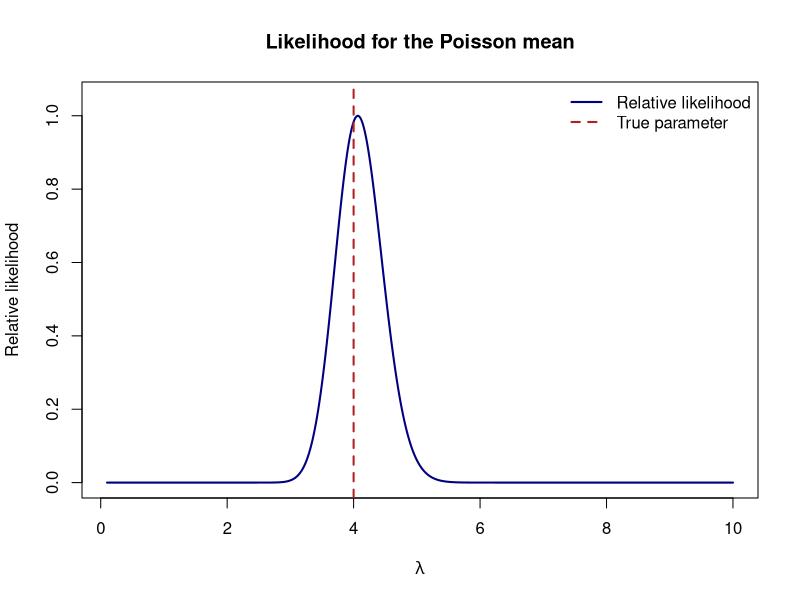
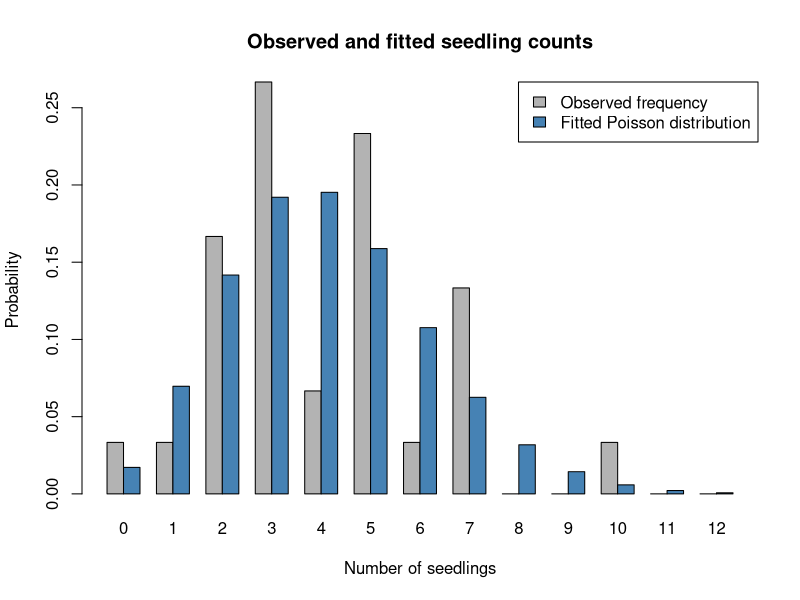
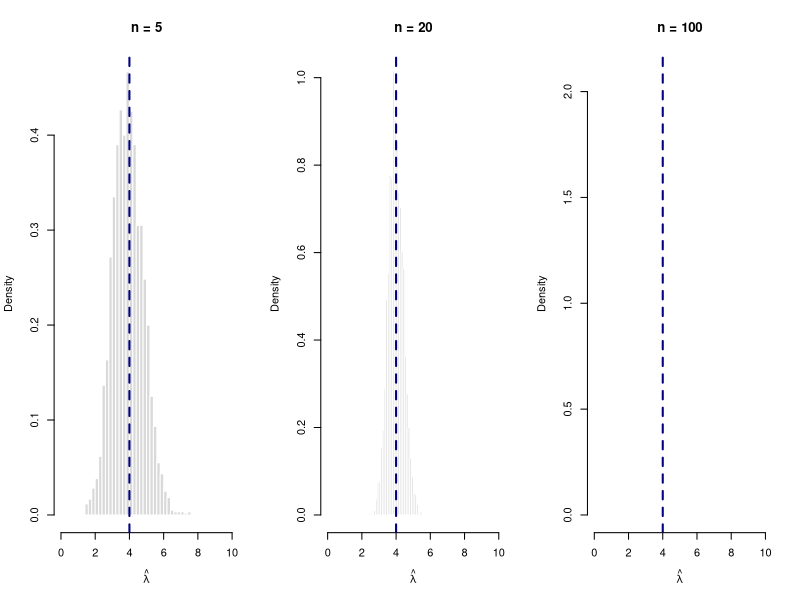
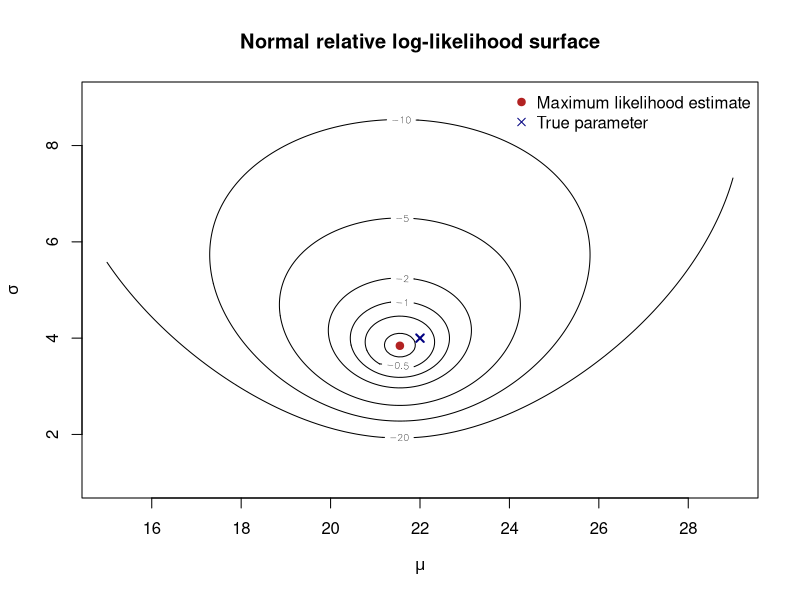
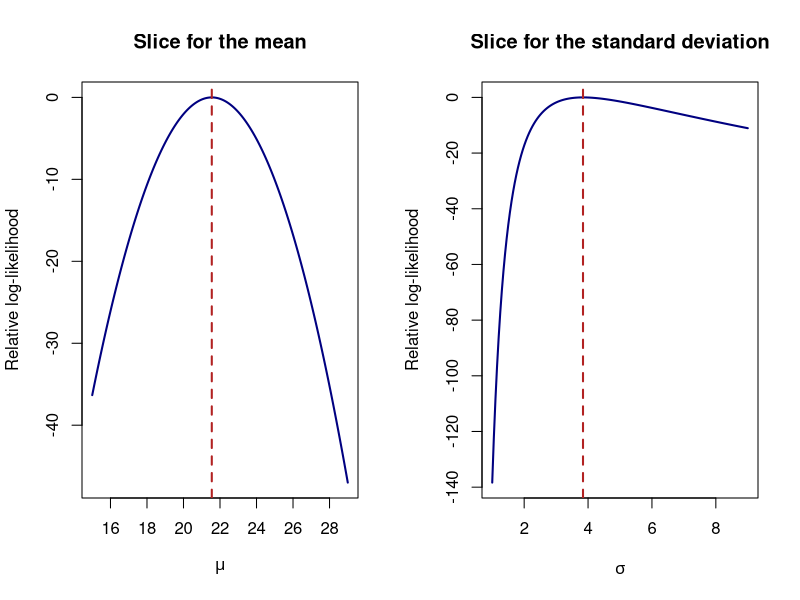
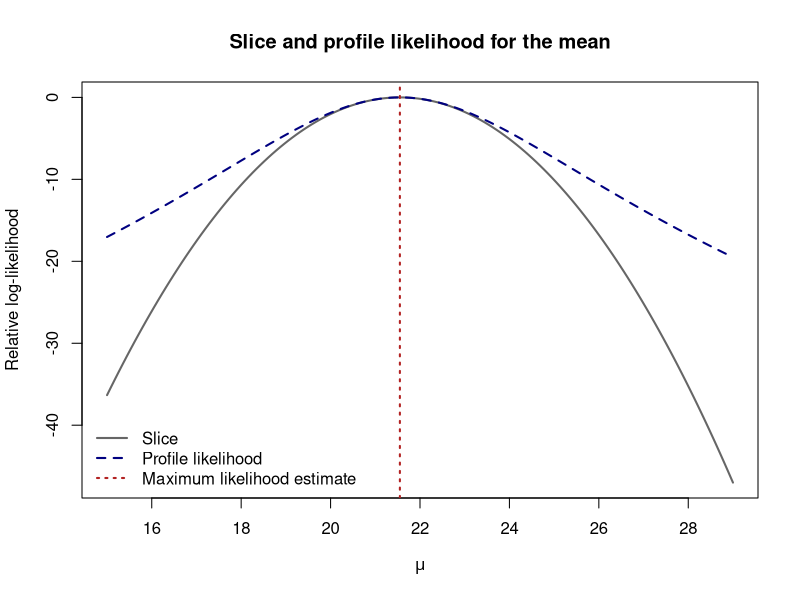
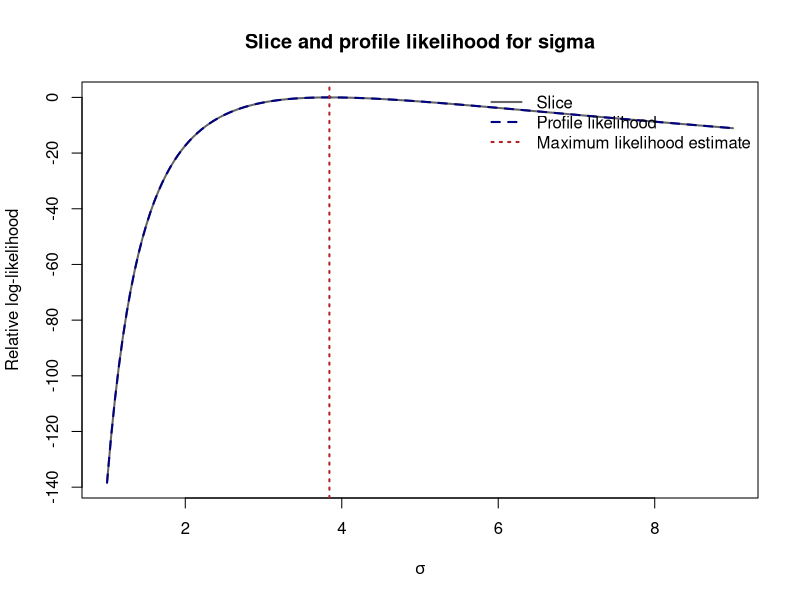
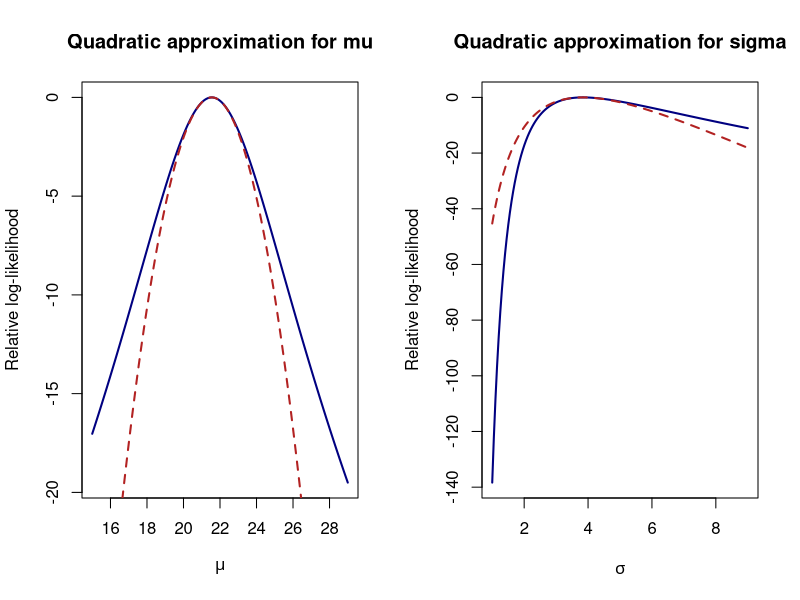

These charts were generated, in order, by the following R code: (Note: this script raises an error after producing the figures.)
## ---- chunk 1
set.seed(1)

true_lambda = 4
n_quadrats = 30

seedling_counts = rpois(
  n = n_quadrats,
  lambda = true_lambda
)

seedling_counts
## ---- chunk 2
poisson_likelihood = function(lambda, data) {
  if (lambda <= 0) {
    return(0)
  }

  prod(
    dpois(
      data,
      lambda = lambda
    )
  )
}

poisson_log_likelihood = function(lambda, data) {
  if (lambda <= 0) {
    return(-Inf)
  }

  sum(
    dpois(
      data,
      lambda = lambda,
      log = TRUE
    )
  )
}
## ---- chunk 3
poisson_likelihood(
  lambda = true_lambda,
  data = seedling_counts
)

poisson_log_likelihood(
  lambda = true_lambda,
  data = seedling_counts
)
## ---- chunk 4
lambda_grid = seq(
  0.1,
  10,
  length.out = 500
)

poisson_loglik_values = sapply(
  lambda_grid,
  poisson_log_likelihood,
  data = seedling_counts
)

poisson_relative_likelihood = exp(
  poisson_loglik_values -
    max(poisson_loglik_values)
)

plot(
  lambda_grid,
  poisson_relative_likelihood,
  type = "l",
  lwd = 2,
  col = "navy",
  xlab = expression(lambda),
  ylab = "Relative likelihood",
  main = "Likelihood for the Poisson mean",
  ylim = c(0, 1.05)
)

abline(
  v = true_lambda,
  col = "firebrick",
  lwd = 2,
  lty = 2
)

legend(
  "topright",
  legend = c("Relative likelihood", "True parameter"),
  col = c("navy", "firebrick"),
  lwd = 2,
  lty = c(1, 2),
  bty = "n"
)
## ---- chunk 5
poisson_negative_log_likelihood = function(
    log_lambda,
    data
) {
  lambda = exp(log_lambda)

  -sum(
    dpois(
      data,
      lambda = lambda,
      log = TRUE
    )
  )
}
## ---- chunk 6
poisson_fit = optim(
  par = log(3),
  fn = poisson_negative_log_likelihood,
  data = seedling_counts,
  method = "BFGS",
  hessian = TRUE
)

poisson_fit
## ---- chunk 7
poisson_fit$convergence
## ---- chunk 8
lambda_hat_optim = exp(
  poisson_fit$par
)

lambda_hat_mom = mean(seedling_counts)

c(
  true_lambda = true_lambda,
  method_of_moments = lambda_hat_mom,
  maximum_likelihood = lambda_hat_optim
)
## ---- chunk 9
poisson_support = 0:max(
  c(
    seedling_counts,
    qpois(
      0.999,
      lambda = lambda_hat_optim
    )
  )
)

observed_mass = as.numeric(
  prop.table(
    table(
      factor(
        seedling_counts,
        levels = poisson_support
      )
    )
  )
)

fitted_mass = dpois(
  poisson_support,
  lambda = lambda_hat_optim
)

barplot(
  rbind(
    observed_mass,
    fitted_mass
  ),
  beside = TRUE,
  names.arg = poisson_support,
  col = c("grey70", "steelblue"),
  xlab = "Number of seedlings",
  ylab = "Probability",
  legend.text = c(
    "Observed frequency",
    "Fitted Poisson distribution"
  ),
  args.legend = list(x = "topright"),
  main = "Observed and fitted seedling counts"
)
## ---- chunk 10
set.seed(10)

true_mu_normal = 22
true_sigma_normal = 4
n_trees_normal = 25
B = 5000

normal_variance_mles = replicate(
  B,
  {
    heights = rnorm(
      n = n_trees_normal,
      mean = true_mu_normal,
      sd = true_sigma_normal
    )

    height_mean = mean(heights)

    mean(
      (heights - height_mean)^2
    )
  }
)

normal_variance_unbiased = replicate(
  B,
  {
    heights = rnorm(
      n = n_trees_normal,
      mean = true_mu_normal,
      sd = true_sigma_normal
    )

    var(heights)
  }
)

normal_variance_results = rbind(
  true_variance = true_sigma_normal^2,
  average_mle = mean(normal_variance_mles),
  average_unbiased_estimate =
    mean(normal_variance_unbiased),
  bias_of_mle =
    mean(normal_variance_mles) -
    true_sigma_normal^2,
  bias_of_unbiased_estimator =
    mean(normal_variance_unbiased) -
    true_sigma_normal^2,
  variance_of_mle = var(normal_variance_mles),
  variance_of_unbiased_estimator =
    var(normal_variance_unbiased)
)

round(normal_variance_results, 3)
## ---- chunk 11
set.seed(11)

consistency_sample_sizes = c(5, 20, 100)
B_consistency = 3000

par(mfrow = c(1, 3))

for (sample_size in consistency_sample_sizes) {
  estimates = replicate(
    B_consistency,
    mean(
      rpois(
        sample_size,
        lambda = true_lambda
      )
    )
  )

  hist(
    estimates,
    breaks = 30,
    probability = TRUE,
    xlim = c(0, 10),
    col = "grey85",
    border = "white",
    main = paste("n =", sample_size),
    xlab = expression(hat(lambda))
  )

  abline(
    v = true_lambda,
    col = "navy",
    lwd = 2,
    lty = 2
  )
}

par(mfrow = c(1, 1))
## ---- chunk 12
set.seed(20)

true_mu_surface = 22
true_sigma_surface = 4
n_trees_surface = 25

tree_heights_surface = rnorm(
  n = n_trees_surface,
  mean = true_mu_surface,
  sd = true_sigma_surface
)
## ---- chunk 13
normal_log_likelihood = function(
    mu,
    sigma,
    data
) {
  if (sigma <= 0) {
    return(-Inf)
  }

  sum(
    dnorm(
      data,
      mean = mu,
      sd = sigma,
      log = TRUE
    )
  )
}
## ---- chunk 14
normal_negative_log_likelihood = function(
    par,
    data
) {
  mu = par[1]
  sigma = exp(par[2])

  -normal_log_likelihood(
    mu = mu,
    sigma = sigma,
    data = data
  )
}

normal_fit = optim(
  par = c(
    mu = mean(tree_heights_surface),
    log_sigma = log(sd(tree_heights_surface))
  ),
  fn = normal_negative_log_likelihood,
  data = tree_heights_surface,
  method = "BFGS",
  hessian = TRUE
)

normal_mu_hat = normal_fit$par[1]
normal_sigma_hat = exp(normal_fit$par[2])

c(
  true_mu = true_mu_surface,
  estimated_mu = normal_mu_hat,
  true_sigma = true_sigma_surface,
  estimated_sigma = normal_sigma_hat
)
## ---- chunk 15
mu_grid = seq(
  15,
  29,
  length.out = 160
)

sigma_grid = seq(
  1,
  9,
  length.out = 160
)

normal_loglik_surface = outer(
  mu_grid,
  sigma_grid,
  Vectorize(
    function(mu, sigma) {
      normal_log_likelihood(
        mu = mu,
        sigma = sigma,
        data = tree_heights_surface
      )
    }
  )
)

normal_relative_loglik_surface =
  normal_loglik_surface -
  max(normal_loglik_surface)
## ---- chunk 16
contour(
  mu_grid,
  sigma_grid,
  normal_relative_loglik_surface,
  levels = c(-20, -10, -5, -2, -1, -0.5, -0.1),
  xlab = expression(mu),
  ylab = expression(sigma),
  main = "Normal relative log-likelihood surface"
)

points(
  normal_mu_hat,
  normal_sigma_hat,
  pch = 19,
  col = "firebrick"
)

points(
  true_mu_surface,
  true_sigma_surface,
  pch = 4,
  col = "navy",
  lwd = 2
)

legend(
  "topright",
  legend = c(
    "Maximum likelihood estimate",
    "True parameter"
  ),
  pch = c(19, 4),
  col = c("firebrick", "navy"),
  bty = "n"
)
## ---- chunk 17
normal_mu_slice = sapply(
  mu_grid,
  function(mu) {
    normal_log_likelihood(
      mu = mu,
      sigma = normal_sigma_hat,
      data = tree_heights_surface
    )
  }
)

normal_sigma_slice = sapply(
  sigma_grid,
  function(sigma) {
    normal_log_likelihood(
      mu = normal_mu_hat,
      sigma = sigma,
      data = tree_heights_surface
    )
  }
)

normal_loglik_max = normal_log_likelihood(
  mu = normal_mu_hat,
  sigma = normal_sigma_hat,
  data = tree_heights_surface
)
## ---- chunk 18
par(mfrow = c(1, 2))

plot(
  mu_grid,
  normal_mu_slice - normal_loglik_max,
  type = "l",
  lwd = 2,
  col = "navy",
  xlab = expression(mu),
  ylab = "Relative log-likelihood",
  main = "Slice for the mean"
)

abline(
  v = normal_mu_hat,
  col = "firebrick",
  lty = 2,
  lwd = 2
)

plot(
  sigma_grid,
  normal_sigma_slice - normal_loglik_max,
  type = "l",
  lwd = 2,
  col = "navy",
  xlab = expression(sigma),
  ylab = "Relative log-likelihood",
  main = "Slice for the standard deviation"
)

abline(
  v = normal_sigma_hat,
  col = "firebrick",
  lty = 2,
  lwd = 2
)

par(mfrow = c(1, 1))
## ---- chunk 19
normal_profile_mu = function(
    mu,
    data
) {
  profile_fit = optimize(
    f = function(log_sigma) {
      -normal_log_likelihood(
        mu = mu,
        sigma = exp(log_sigma),
        data = data
      )
    },
    interval = log(c(0.1, 50))
  )

  list(
    log_likelihood = -profile_fit$objective,
    sigma = exp(profile_fit$minimum)
  )
}

normal_mu_profile_results = lapply(
  mu_grid,
  normal_profile_mu,
  data = tree_heights_surface
)

normal_mu_profile_loglik = vapply(
  normal_mu_profile_results,
  function(result) result$log_likelihood,
  numeric(1)
)
## ---- chunk 20
plot(
  mu_grid,
  normal_mu_slice - normal_loglik_max,
  type = "l",
  lwd = 2,
  col = "grey40",
  xlab = expression(mu),
  ylab = "Relative log-likelihood",
  main = "Slice and profile likelihood for the mean"
)

lines(
  mu_grid,
  normal_mu_profile_loglik - normal_loglik_max,
  lwd = 2,
  col = "navy",
  lty = 2
)

abline(
  v = normal_mu_hat,
  col = "firebrick",
  lwd = 2,
  lty = 3
)

legend(
  "bottomleft",
  legend = c(
    "Slice",
    "Profile likelihood",
    "Maximum likelihood estimate"
  ),
  col = c("grey40", "navy", "firebrick"),
  lwd = 2,
  lty = c(1, 2, 3),
  bty = "n"
)
## ---- chunk 21
normal_profile_sigma = function(
    sigma,
    data
) {
  profile_fit = optimize(
    f = function(mu) {
      -normal_log_likelihood(
        mu = mu,
        sigma = sigma,
        data = data
      )
    },
    interval = range(data) + c(-20, 20)
  )

  list(
    log_likelihood = -profile_fit$objective,
    mu = profile_fit$minimum
  )
}

normal_sigma_profile_results = lapply(
  sigma_grid,
  normal_profile_sigma,
  data = tree_heights_surface
)

normal_sigma_profile_loglik = vapply(
  normal_sigma_profile_results,
  function(result) result$log_likelihood,
  numeric(1)
)
## ---- chunk 22
plot(
  sigma_grid,
  normal_sigma_slice - normal_loglik_max,
  type = "l",
  lwd = 2,
  col = "grey40",
  xlab = expression(sigma),
  ylab = "Relative log-likelihood",
  main = "Slice and profile likelihood for sigma"
)

lines(
  sigma_grid,
  normal_sigma_profile_loglik - normal_loglik_max,
  lwd = 2,
  col = "navy",
  lty = 2
)

abline(
  v = normal_sigma_hat,
  col = "firebrick",
  lwd = 2,
  lty = 3
)

legend(
  "topright",
  legend = c(
    "Slice",
    "Profile likelihood",
    "Maximum likelihood estimate"
  ),
  col = c("grey40", "navy", "firebrick"),
  lwd = 2,
  lty = c(1, 2, 3),
  bty = "n"
)
## ---- chunk 23
normal_hessian = normal_fit$hessian

normal_vcov_transformed = solve(
  normal_hessian
)

normal_se_transformed = sqrt(
  diag(normal_vcov_transformed)
)

normal_vcov_transformed
normal_se_transformed
## ---- chunk 24
z_critical = qnorm(0.975)

normal_wald_ci = rbind(
  mu = c(
    lower =
      normal_mu_hat -
      z_critical * normal_se_transformed[1],
    estimate = normal_mu_hat,
    upper =
      normal_mu_hat +
      z_critical * normal_se_transformed[1]
  ),
  sigma = exp(
    c(
      lower =
        normal_fit$par[2] -
        z_critical * normal_se_transformed[2],
      estimate = normal_fit$par[2],
      upper =
        normal_fit$par[2] +
        z_critical * normal_se_transformed[2]
    )
  )
)

round(normal_wald_ci, 3)
## ---- chunk 25
normal_mu_quadratic = normal_loglik_max -
  0.5 *
  (
    (mu_grid - normal_mu_hat) /
      normal_se_transformed[1]
  )^2

normal_sigma_quadratic = normal_loglik_max -
  0.5 *
  (
    (log(sigma_grid) -
      log(normal_sigma_hat)) /
      normal_se_transformed[2]
  )^2
## ---- chunk 26
par(mfrow = c(1, 2))

plot(
  mu_grid,
  normal_mu_profile_loglik - normal_loglik_max,
  type = "l",
  lwd = 2,
  col = "navy",
  xlab = expression(mu),
  ylab = "Relative log-likelihood",
  main = "Quadratic approximation for mu"
)

lines(
  mu_grid,
  normal_mu_quadratic - normal_loglik_max,
  col = "firebrick",
  lwd = 2,
  lty = 2
)

plot(
  sigma_grid,
  normal_sigma_profile_loglik - normal_loglik_max,
  type = "l",
  lwd = 2,
  col = "navy",
  xlab = expression(sigma),
  ylab = "Relative log-likelihood",
  main = "Quadratic approximation for sigma"
)

lines(
  sigma_grid,
  normal_sigma_quadratic - normal_loglik_max,
  col = "firebrick",
  lwd = 2,
  lty = 2
)

par(mfrow = c(1, 1))
## ---- chunk 27
profile_critical_value = qchisq(
  0.95,
  df = 1
)

profile_threshold = -0.5 *
  profile_critical_value

profile_threshold
## ---- chunk 28
normal_mu_profile_function = function(mu) {
  normal_profile_mu(
    mu = mu,
    data = tree_heights_surface
  )$log_likelihood
}

normal_mu_profile_lower = uniroot(
  function(mu) {
    normal_mu_profile_function(mu) -
      normal_loglik_max -
      profile_threshold
  },
  interval = c(15, normal_mu_hat)
)$root

normal_mu_profile_upper = uniroot(
  function(mu) {
    normal_mu_profile_function(mu) -
      normal_loglik_max -
      profile_threshold
  },
  interval = c(normal_mu_hat, 29)
)$root
## ---- chunk 29
normal_sigma_profile_function = function(sigma) {
  normal_profile_sigma(
    sigma = sigma,
    data = tree_heights_surface
  )$log_likelihood
}

normal_sigma_profile_lower = uniroot(
  function(sigma) {
    normal_sigma_profile_function(sigma) -
      normal_loglik_max -
      profile_threshold
  },
  interval = c(1, normal_sigma_hat)
)$root

normal_sigma_profile_upper = uniroot(
  function(sigma) {
    normal_sigma_profile_function(sigma) -
      normal_loglik_max -
      profile_threshold
  },
  interval = c(normal_sigma_hat, 9)
)$root
## ---- chunk 30
normal_profile_ci = rbind(
  mu = c(
    lower = normal_mu_profile_lower,
    estimate = normal_mu_hat,
    upper = normal_mu_profile_upper
  ),
  sigma = c(
    lower = normal_sigma_profile_lower,
    estimate = normal_sigma_hat,
    upper = normal_sigma_profile_upper
  )
)

round(normal_profile_ci, 3)
## ---- chunk 31
round(
  rbind(
    quadratic = normal_wald_ci,
    profile = normal_profile_ci
  ),
  3
)
## ---- chunk 32
par(mfrow = c(1, 2))

plot(
  mu_grid,
  normal_mu_profile_loglik - normal_loglik_max,
  type = "l",
  lwd = 2,
  col = "navy",
  xlab = expression(mu),
  ylab = "Relative log-likelihood",
  main = "Profile interval for mu"
)

abline(
  h = profile_threshold,
  col = "firebrick",
  lty = 2,
  lwd = 2
)

abline(
  v = c(
    normal_mu_profile_lower,
    normal_mu_profile_upper
  ),
  col = "firebrick",
  lty = 3,
  lwd = 2
)

plot(
  sigma_grid,
  normal_sigma_profile_loglik - normal_loglik_max,
  type = "l",
  lwd = 2,
  col = "navy",
  xlab = expression(sigma),
  ylab = "Relative log-likelihood",
  main = "Profile interval for sigma"
)

abline(
  h = profile_threshold,
  col = "firebrick",
  lty = 2,
  lwd = 2
)

abline(
  v = c(
    normal_sigma_profile_lower,
    normal_sigma_profile_upper
  ),
  col = "firebrick",
  lty = 3,
  lwd = 2
)

par(mfrow = c(1, 1))
## ---- chunk 33
set.seed(30)

true_mu_negative_binomial = 4
true_k_negative_binomial = 1.5
n_quadrats_negative_binomial = 80

negative_binomial_counts = rnbinom(
  n = n_quadrats_negative_binomial,
  size = true_k_negative_binomial,
  mu = true_mu_negative_binomial
)

c(
  true_mean = true_mu_negative_binomial,
  true_variance =
    true_mu_negative_binomial +
    true_mu_negative_binomial^2 /
      true_k_negative_binomial,
  sample_mean = mean(negative_binomial_counts),
  sample_variance = var(negative_binomial_counts)
)
## ---- chunk 34
negative_binomial_negative_log_likelihood = function(
    par,
    data
) {
  mu = exp(par[1])
  k = exp(par[2])

  -sum(
    dnbinom(
      data,
      size = k,
      mu = mu,
      log = TRUE
    )
  )
}
## ---- chunk 35
negative_binomial_sample_mean = mean(
  negative_binomial_counts
)

negative_binomial_sample_variance = var(
  negative_binomial_counts
)

negative_binomial_start_mu = max(
  negative_binomial_sample_mean,
  0.1
)

negative_binomial_start_k = negative_binomial_start_mu^2 /
  max(
    negative_binomial_sample_variance -
      negative_binomial_sample_mean,
    0.1
  )

c(
  starting_mu = negative_binomial_start_mu,
  starting_k = negative_binomial_start_k
)
## ---- chunk 36
negative_binomial_fit = optim(
  par = log(
    c(
      mu = negative_binomial_start_mu,
      k = negative_binomial_start_k
    )
  ),
  fn = negative_binomial_negative_log_likelihood,
  data = negative_binomial_counts,
  method = "BFGS",
  hessian = TRUE,
  control = list(
    maxit = 1000
  )
)

negative_binomial_fit$convergence
## ---- chunk 37
negative_binomial_estimates = c(
  mu = exp(negative_binomial_fit$par[1]),
  k = exp(negative_binomial_fit$par[2])
)

rbind(
  true = c(
    mu = true_mu_negative_binomial,
    k = true_k_negative_binomial
  ),
  maximum_likelihood = negative_binomial_estimates
)
## ---- chunk 38
negative_binomial_support = 0:max(
  c(
    negative_binomial_counts,
    qnbinom(
      0.999,
      size = negative_binomial_estimates["k"],
      mu = negative_binomial_estimates["mu"]
    )
  )
)

negative_binomial_observed_mass = as.numeric(
  prop.table(
    table(
      factor(
        negative_binomial_counts,
        levels = negative_binomial_support
      )
    )
  )
)

negative_binomial_fitted_mass = dnbinom(
  negative_binomial_support,
  size = negative_binomial_estimates["k"],
  mu = negative_binomial_estimates["mu"]
)

barplot(
  rbind(
    negative_binomial_observed_mass,
    negative_binomial_fitted_mass
  ),
  beside = TRUE,
  names.arg = negative_binomial_support,
  col = c("grey70", "tomato"),
  xlab = "Number of seedlings",
  ylab = "Probability",
  legend.text = c(
    "Observed frequency",
    "Fitted negative binomial"
  ),
  args.legend = list(x = "topright"),
  main = "Fitted negative binomial distribution"
)
## ---- chunk 39
negative_binomial_vcov_log = solve(
  negative_binomial_fit$hessian
)

negative_binomial_se_log = sqrt(
  diag(negative_binomial_vcov_log)
)

negative_binomial_vcov_log
negative_binomial_se_log
## ---- chunk 40
negative_binomial_quadratic_ci = rbind(
  mu = exp(
    c(
      lower =
        negative_binomial_fit$par[1] -
        z_critical *
          negative_binomial_se_log[1],
      estimate = negative_binomial_fit$par[1],
      upper =
        negative_binomial_fit$par[1] +
        z_critical *
          negative_binomial_se_log[1]
    )
  ),
  k = exp(
    c(
      lower =
        negative_binomial_fit$par[2] -
        z_critical *
          negative_binomial_se_log[2],
      estimate = negative_binomial_fit$par[2],
      upper =
        negative_binomial_fit$par[2] +
        z_critical *
          negative_binomial_se_log[2]
    )
  )
)

round(negative_binomial_quadratic_ci, 3)
## ---- chunk 41
negative_binomial_profile_mu = function(
    log_mu,
    data,
    start_log_k
) {
  nuisance_fit = optim(
    par = start_log_k,
    fn = function(log_k) {
      negative_binomial_negative_log_likelihood(
        par = c(log_mu, log_k),
        data = data
      )
    },
    method = "BFGS"
  )

  list(
    log_likelihood = -nuisance_fit$value,
    log_k = nuisance_fit$par[1]
  )
}
## ---- chunk 42
negative_binomial_log_mu_grid = seq(
  log(0.5),
  log(15),
  length.out = 120
)

negative_binomial_profile_mu_results = lapply(
  negative_binomial_log_mu_grid,
  negative_binomial_profile_mu,
  data = negative_binomial_counts,
  start_log_k = negative_binomial_fit$par[2]
)

negative_binomial_profile_mu_loglik = vapply(
  negative_binomial_profile_mu_results,
  function(result) result$log_likelihood,
  numeric(1)
)

negative_binomial_loglik_max =
  -negative_binomial_fit$value

negative_binomial_profile_mu_relative =
  negative_binomial_profile_mu_loglik -
  negative_binomial_loglik_max
## ---- chunk 43
plot(
  exp(negative_binomial_log_mu_grid),
  negative_binomial_profile_mu_relative,
  type = "l",
  lwd = 2,
  col = "navy",
  xlab = expression(mu),
  ylab = "Relative profile log-likelihood",
  main = "Profile likelihood for the negative binomial mean"
)

abline(
  h = profile_threshold,
  col = "firebrick",
  lwd = 2,
  lty = 2
)

abline(
  v = negative_binomial_estimates["mu"],
  col = "firebrick",
  lwd = 2,
  lty = 3
)
## ---- chunk 44
negative_binomial_profile_mu_function = function(
    log_mu
) {
  negative_binomial_profile_mu(
    log_mu = log_mu,
    data = negative_binomial_counts,
    start_log_k = negative_binomial_fit$par[2]
  )$log_likelihood
}

negative_binomial_profile_mu_lower = uniroot(
  function(log_mu) {
    negative_binomial_profile_mu_function(log_mu) -
      negative_binomial_loglik_max -
      profile_threshold
  },
  interval = c(
    log(0.5),
    negative_binomial_fit$par[1]
  )
)$root

negative_binomial_profile_mu_upper = uniroot(
  function(log_mu) {
    negative_binomial_profile_mu_function(log_mu) -
      negative_binomial_loglik_max -
      profile_threshold
  },
  interval = c(
    negative_binomial_fit$par[1],
    log(15)
  )
)$root

negative_binomial_profile_mu_ci = exp(
  c(
    lower = negative_binomial_profile_mu_lower,
    estimate = negative_binomial_fit$par[1],
    upper = negative_binomial_profile_mu_upper
  )
)

negative_binomial_profile_mu_ci
## ---- chunk 45
rbind(
  quadratic =
    negative_binomial_quadratic_ci["mu", ],
  profile =
    negative_binomial_profile_mu_ci
)
## ---- chunk 46
negative_binomial_starting_values = list(
  c(log(1), log(0.5)),
  c(log(4), log(1.5)),
  c(log(10), log(10))
)

negative_binomial_starting_results = lapply(
  negative_binomial_starting_values,
  function(start) {
    fit = optim(
      par = start,
      fn = negative_binomial_negative_log_likelihood,
      data = negative_binomial_counts,
      method = "BFGS"
    )

    c(
      convergence = fit$convergence,
      negative_log_likelihood = fit$value,
      mu = exp(fit$par[1]),
      k = exp(fit$par[2])
    )
  }
)

do.call(
  rbind,
  negative_binomial_starting_results
)
